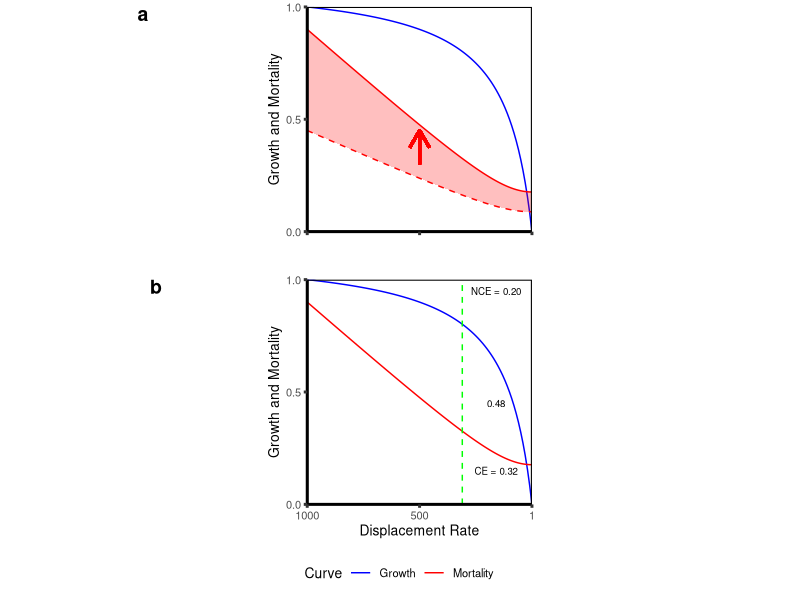
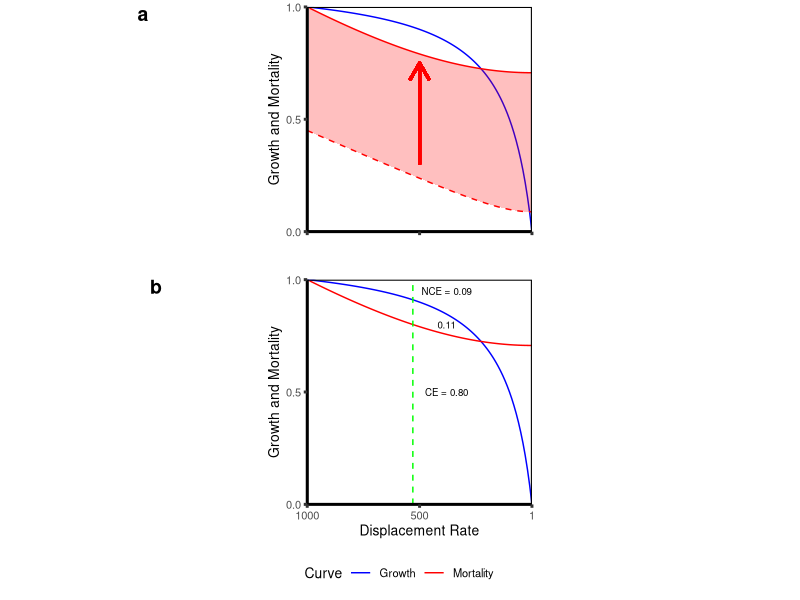
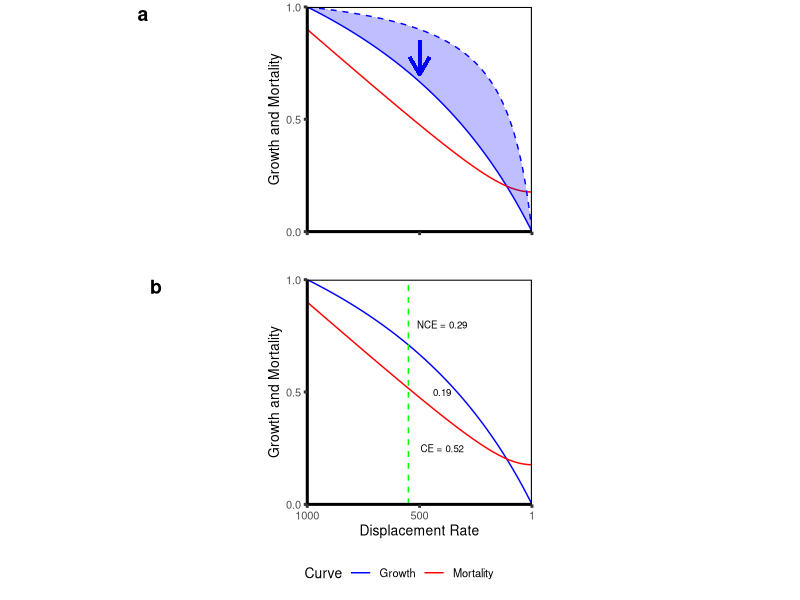
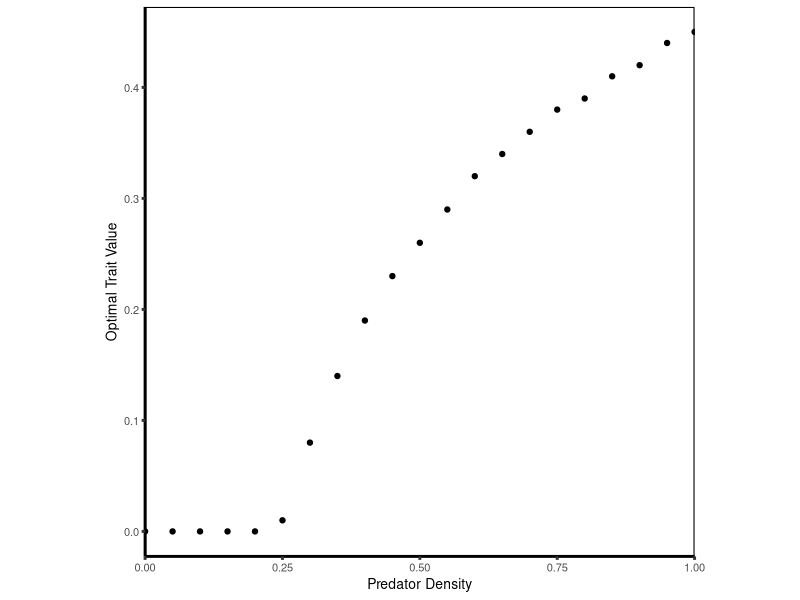

Write R code to recreate these figures, in order.
## ---- chunk 1
# Generating the baseline curves
trait.vec <- seq(0, 1, by = 0.01)
speed.vec <- 1 - trait.vec


# These formulas are simplified by setting some of the values as constants
# r is always assumed to be 1, while k, s, and v are manipulated values
pred.curve <- function(k, v, s){
  k*sqrt(v^2 + s^2)
}

# R is always assumed to be 1, while s and h are manipulated values
growth.curve <- function(s, R, h){
  (R * s)/(1 + s*R*h)
}


# Build growth curves, for h = 0, 0.5, 1, 2
R_val <- 1

growthcurve.df <- as.data.frame(mat.or.vec(length(speed.vec), 5))
colnames(growthcurve.df) <- c("s", "h_0", "h_0.5", "h_1", "h_2")
growthcurve.df$s <- trait.vec
growthcurve.df$h_0 <- growth.curve(s = growthcurve.df$s, R = R_val, h = 0)
growthcurve.df$h_0.5 <- growth.curve(s = growthcurve.df$s, R = R_val, h = 0.5)
growthcurve.df$h_1 <- growth.curve(s = growthcurve.df$s, R = R_val, h = 1)
growthcurve.df$h_2 <- growth.curve(s = growthcurve.df$s, R = R_val, h = 2)


# Build cost curves, for v = 0, 0.5, 1, 2
k_val <- 1

mortcurve.df <- as.data.frame(mat.or.vec(length(speed.vec), 5))
colnames(mortcurve.df) <- c("s", "v_0", "v_0.5", "v_1", "v_2")
mortcurve.df$s <- trait.vec
mortcurve.df$v_0 <- pred.curve(k = k_val, v = 0, s = mortcurve.df$s)
mortcurve.df$v_0.5 <- pred.curve(k = k_val, v = 0.5, s = mortcurve.df$s)
mortcurve.df$v_1 <- pred.curve(k = k_val, v = 1, s = mortcurve.df$s)
mortcurve.df$v_2 <- pred.curve(k = k_val, v = 2, s = mortcurve.df$s)
## ---- chunk 2
# Combine the two to generate IREF figures

# This is the baseline scenario
baseline.df <- as.data.frame( mat.or.vec( length( speed.vec ), 6) )
colnames(baseline.df) <- c("trait", "speed", "growth_curve", "mort_curve", "fitness", "NCE_CE")
baseline.df$trait <- trait.vec
baseline.df$speed <- speed.vec
h_val <- 8
R_val <- 1
cost_constant_val <- 9
v_val <- 0.2
k_val <- 0.45
pred_constant_val <- 0.98058

baseline.df$growth_curve <- cost_constant_val * growth.curve( s = baseline.df$speed, R = R_val, h = h_val ) # Growth curve
baseline.df$mort_curve <- pred_constant_val * pred.curve( k = k_val, v = v_val, s = baseline.df$speed ) # Mortality curve
baseline.df$fitness <- baseline.df$growth_curve - baseline.df$mort_curve # fitness
baseline.df$NCE_CE <- (1 - baseline.df$growth_curve)/baseline.df$mort_curve # NCE/CE

baseline_optim <- baseline.df$trait[which(baseline.df$fitness == max(baseline.df$fitness))]
baseline_optim_fitness <- baseline.df$fitness[which(baseline.df$fitness == max(baseline.df$fitness))]
baseline_optim_CE <- baseline.df$mort_curve[which(baseline.df$fitness == max(baseline.df$fitness))]
baseline_optim_NCE <- 1 - baseline_optim_CE - baseline_optim_fitness



# Grant figures *appear* to be these params for predator density
# Predator density (k_val) is doubled
preddens.df <- as.data.frame( mat.or.vec( length( speed.vec ), 6) )
colnames(preddens.df) <- c("trait", "speed", "growth_curve", "mort_curve", "fitness", "NCE_CE")
preddens.df$trait <- trait.vec
preddens.df$speed <- speed.vec
h_val <- 8
R_val <- 1
cost_constant_val <- 9
v_val <- 0.2 
k_val <- 0.9 
pred_constant_val <- 0.98058

preddens.df$growth_curve <- cost_constant_val * growth.curve( s = preddens.df$speed, R = R_val, h = h_val ) # Growth curve
preddens.df$mort_curve <- pred_constant_val * pred.curve( k = k_val, v = v_val, s = preddens.df$speed ) # Mortality curve
preddens.df$fitness <- preddens.df$growth_curve - preddens.df$mort_curve # fitness
preddens.df$NCE_CE <- (1 - preddens.df$growth_curve)/preddens.df$mort_curve # NCE/CE

preddens_optim <- preddens.df$trait[which(preddens.df$fitness == max(preddens.df$fitness))]
preddens_optim_fitness <- preddens.df$fitness[which(preddens.df$fitness == max(preddens.df$fitness))]
preddens_optim_CE <- preddens.df$mort_curve[which(preddens.df$fitness == max(preddens.df$fitness))]
preddens_optim_NCE <- 1 - preddens_optim_CE - preddens_optim_fitness


# These *appear* to be the params for foraging mode
# v is five times higher, but k is also (more than) doubled? why?
predmode.df <- as.data.frame( mat.or.vec( length( speed.vec ), 6) )
colnames(predmode.df) <- c("trait", "speed", "growth_curve", "mort_curve", "fitness", "NCE_CE")
predmode.df$trait <- trait.vec
predmode.df$speed <- speed.vec
h_val <- 8
R_val <- 1
cost_constant_val <- 9
v_val <- 1 # this value changes between the baseline and this one, not sure why
k_val <- 1 # This changes from 0.45, which I think is where the change in predator density is coming from
pred_constant_val <- 0.7071068 # this constant changes too, also not sure why


predmode.df$growth_curve <- cost_constant_val * growth.curve( s = predmode.df$speed, R = R_val, h = h_val ) # Growth curve
predmode.df$mort_curve <- pred_constant_val * pred.curve( k = k_val, v = v_val, s = predmode.df$speed ) # Mortality curve
predmode.df$fitness <- predmode.df$growth_curve - predmode.df$mort_curve # fitness
predmode.df$NCE_CE <- (1 - predmode.df$growth_curve)/predmode.df$mort_curve # NCE/CE

predmode_optim <- predmode.df$trait[which(predmode.df$fitness == max(predmode.df$fitness))]
predmode_optim_fitness <- predmode.df$fitness[which(predmode.df$fitness == max(predmode.df$fitness))]
predmode_optim_CE <- predmode.df$mort_curve[which(predmode.df$fitness == max(predmode.df$fitness))]
predmode_optim_NCE <- 1 - predmode_optim_CE - predmode_optim_fitness


# And these *appear* to be the params for resource intake rate
# h is reduced to 1/8 of its original value
# k remains double the baseline, not sure why
prey_h.df <- as.data.frame( mat.or.vec( length( speed.vec ), 6) )
colnames(prey_h.df) <- c("trait", "speed", "growth_curve", "mort_curve", "fitness", "NCE_CE")
prey_h.df$trait <- trait.vec
prey_h.df$speed <- speed.vec
h_val <- 1
R_val <- 1
cost_constant_val <- 2
v_val <- 0.2 
k_val <- 0.9 
pred_constant_val <- 0.98058 

prey_h.df$growth_curve <- cost_constant_val * growth.curve( s = prey_h.df$speed, R = R_val, h = h_val ) # Growth curve
prey_h.df$mort_curve <- pred_constant_val * pred.curve( k = k_val, v = v_val, s = prey_h.df$speed ) # Mortality curve
prey_h.df$fitness <- prey_h.df$growth_curve - prey_h.df$mort_curve # fitness
prey_h.df$NCE_CE <- (1 - prey_h.df$growth_curve)/prey_h.df$mort_curve # NCE/CE

prey_h_optim <- prey_h.df$trait[which(prey_h.df$fitness == max(prey_h.df$fitness))]
prey_h_optim_fitness <- prey_h.df$fitness[which(prey_h.df$fitness == max(prey_h.df$fitness))]
prey_h_optim_CE <- prey_h.df$mort_curve[which(prey_h.df$fitness == max(prey_h.df$fitness))]
prey_h_optim_NCE <- 1 - prey_h_optim_CE - prey_h_optim_fitness
## ---- chunk 3
library(ggplot2)
library(cowplot)

# Fig. 1
fig1_a.plot <- ggplot( data = baseline.df, aes( x = trait ) ) +
  geom_smooth( aes( y = growth_curve ), se = FALSE, color = "blue" ) +
  geom_smooth( aes( y = mort_curve ), se = FALSE, color = "red", linetype = "dashed" ) +
  theme_classic( base_size = 10, base_line_size = 1 ) + 
  ylab("Growth and Mortality") +
  xlab("Displacement Rate") +
  scale_x_continuous(expand = c(0, 0), breaks = c(0, 0.5, 1), labels = c(1000, 500, 1) ) + 
  scale_y_continuous(expand = c(0, 0), limits = c(0, 1), breaks = c(0, 0.5, 1) ) +
  annotate( "text", x = 0.25, y = 0.85, label = "Growth", size = 8/.pt  ) +
  annotate( "text", x = 0.5, y = 0.35, label = "Mortality", size = 8/.pt  ) +
  theme( panel.border = element_rect( color = "black", fill = NA, linewidth = 0.75 ), aspect.ratio = 1 )

fig1_b.plot <- ggplot( data = baseline.df, aes( x = trait ) ) +
  geom_smooth( aes( y = growth_curve, color = "Growth"  ), se = FALSE) +
  geom_smooth( aes( y = mort_curve, color = "Mortality"), se = FALSE, linetype = "dashed" ) +
  geom_smooth( aes( y = fitness, color = "Fitness"), se = FALSE ) +
  theme_classic( base_size = 10, base_line_size = 1 ) + 
  ylab("Growth and Mortality") +
  xlab("Displacement Rate") +
  geom_vline( xintercept = baseline_optim,  size = 0.5, linetype = "dashed", colour = "green" ) +
  annotate( "text", x = 0.3, y = 0.7, label = "Fitness", size = 8/.pt  ) +
  annotate( "text", x = 0.35, y = 0.1, label = "Optimal Trait", size = 8/.pt  ) +
  scale_x_continuous(expand = c(0, 0), breaks = c(0, 0.5, 1), labels = c(1000, 500, 1) ) + 
  scale_y_continuous(expand = c(0, 0), limits = c(0, 1), breaks = c(0, 0.5, 1) ) +
  scale_colour_manual(name = "Curve", values = c("green", "blue", "red")) +
  theme( panel.border = element_rect( color = "black", fill = NA, linewidth = 0.75 ), aspect.ratio = 1,
         axis.title.y = element_blank(), legend.position = "bottom" )

fig1_c.plot <- ggplot( data = baseline.df, aes( x = trait ) ) +
  geom_smooth( aes( y = growth_curve ), color = "blue", se = FALSE ) +
  geom_smooth( aes( y = mort_curve ), color = "red", se = FALSE, linetype = "dashed" ) +
  theme_classic( base_size = 10, base_line_size = 1 ) + 
  ylab("Growth and Mortality") +
  xlab("Displacement Rate") +
  geom_vline( xintercept = baseline_optim,  size = 0.5, linetype = "dashed", colour = "green" ) +
  annotate( "text", x = baseline_optim + 0.15, y = 0.95, label = "NCE = 0.12", size = 7/.pt  ) +
  annotate( "text", x = baseline_optim + 0.15, y = 0.55, label = "0.66", size = 7/.pt  ) +
  annotate( "text", x = baseline_optim + 0.15, y = 0.075, label = "CE = 0.22", size = 7/.pt  ) +
  scale_x_continuous(expand = c(0, 0), breaks = c(0, 0.5, 1), labels = c(1000, 500, 1) ) + 
  scale_y_continuous(expand = c(0, 0), limits = c(0, 1), breaks = c(0, 0.5, 1) ) +
  theme( panel.border = element_rect( color = "black", fill = NA, linewidth = 0.75 ), aspect.ratio = 1,
         axis.title.y = element_blank() )


get_legend_35 <- function(plot) {
  # return all legend candidates
  legends <- get_plot_component(plot, "guide-box", return_all = TRUE)
  # find non-zero legends
  nonzero <- vapply(legends, \(x) !inherits(x, "zeroGrob"), TRUE)
  idx <- which(nonzero)
  # return first non-zero legend if exists, and otherwise first element (which will be a zeroGrob) 
  if (length(idx) > 0) {
    return(legends[[idx[1]]])
  } else {
    return(legends[[1]])
  }
}

fig1.legend <- get_legend_35(fig1_b.plot)
fig1_b.plot <- fig1_b.plot + theme(legend.position = "none")

fig1.plot <- plot_grid( fig1_a.plot, fig1_b.plot, fig1_c.plot, ncol = 3, labels = "auto", label_y = 0.75, align = c("hv") )
fig1.plot <- plot_grid( fig1.plot, fig1.legend, rel_heights = c(1, 0.1), ncol = 1)

# ggsave("fig1.png", plot = fig1.plot, dpi = 300)

## ---- chunk 4
# Fig. 2 - predator density
preddens.df <- cbind(preddens.df, baseline.df$mort_curve)
colnames(preddens.df) <- c("trait", "speed", "growth_curve", "mort_curve", "fitness", "NCE_CE", "mort_baseline")

preddens_1.plot <- ggplot( data = preddens.df, aes( x = trait ) ) +
  geom_line( aes( y = growth_curve ), color = "blue" ) +
  geom_line( aes( y = mort_curve ), color = "red", linetype = "solid" ) +
  geom_line( aes( y = mort_baseline ), color = "red", linetype = "dashed" ) +
  geom_ribbon( aes( ymin = mort_curve, ymax = mort_baseline ), fill = "red", alpha = 0.25 )  +
  geom_segment(aes( x = 0.5, y = 0.3, xend = 0.5, yend = 0.45), arrow = arrow(length = unit(0.5, "cm") ), color = "red", size = 1 ) +
  theme_classic( base_size = 10, base_line_size = 1 ) + 
  ylab("Growth and Mortality") +
  xlab("Displacement Rate") +
  scale_x_continuous(expand = c(0, 0), breaks = c(0, 0.5, 1), labels = c(1000, 500, 1) ) + 
  scale_y_continuous(expand = c(0, 0), limits = c(0, 1), breaks = c(0, 0.5, 1) ) +
  theme( panel.border = element_rect( color = "black", fill = NA, linewidth = 0.75 ), aspect.ratio = 1,
         axis.title.x = element_blank(),
         axis.text.x = element_blank() )

preddens_2.plot <- ggplot( data = preddens.df, aes( x = trait ) ) +
  geom_line( aes( y = growth_curve, colour = "Growth" ), ) +
  geom_line( aes( y = mort_curve, colour = "Mortality" ), linetype = "solid" ) +
  theme_classic( base_size = 10, base_line_size = 1 ) + 
  ylab("Growth and Mortality") +
  xlab("Displacement Rate") +
  geom_vline( xintercept = preddens_optim,  size = 0.5, linetype = "dashed", colour = "green" ) +
  annotate( "text", x = preddens_optim + 0.15, y = 0.95, label = "NCE = 0.20", size = 7/.pt  ) +
  annotate( "text", x = preddens_optim + 0.15, y = 0.45, label = "0.48", size = 7/.pt  ) +
  annotate( "text", x = preddens_optim + 0.15, y = 0.15, label = "CE = 0.32", size = 7/.pt  ) +
  scale_x_continuous(expand = c(0, 0), breaks = c(0, 0.5, 1), labels = c(1000, 500, 1) ) + 
  scale_y_continuous(expand = c(0, 0), limits = c(0, 1), breaks = c(0, 0.5, 1) ) +
  scale_colour_manual(name = "Curve", values = c("blue", "red")) +
  theme( panel.border = element_rect( color = "black", fill = NA, linewidth = 0.75 ), aspect.ratio = 1 ) +
  theme( legend.position = "bottom" )

preddens.legend <- get_legend_35(preddens_2.plot)
preddens_2.plot <- preddens_2.plot + theme( legend.position = "none" )

preddens.fig <- plot_grid( preddens_1.plot, preddens_2.plot, ncol = 1, labels = "auto", hjust = -12.5, align = c("hv") )
preddens.fig <- plot_grid( preddens.fig, preddens.legend, ncol = 1, rel_heights = c(1, 0.1) )

ggsave("fig2.png", plot = preddens.fig, dpi = 300)
## ---- chunk 5
# Fig. 3 - predator hunting mode
predmode.df <- cbind(predmode.df, baseline.df$mort_curve)
colnames(predmode.df) <- c("trait", "speed", "growth_curve", "mort_curve", "fitness", "NCE_CE", "mort_baseline")

predmode_1.plot <- ggplot( data = predmode.df, aes( x = trait ) ) +
  geom_line( aes( y = growth_curve ), color = "blue" ) +
  geom_line( aes( y = mort_curve ), color = "red", linetype = "solid" ) +
  geom_line( aes( y = mort_baseline ), color = "red", linetype = "dashed" ) +
  geom_ribbon( aes( ymin = mort_curve, ymax = mort_baseline ), fill = "red", alpha = 0.25 )  +
  geom_segment(aes( x = 0.5, y = 0.3, xend = 0.5, yend = 0.75), arrow = arrow(length = unit(0.5, "cm") ), color = "red", size = 1 ) +
  theme_classic( base_size = 10, base_line_size = 1 ) + 
  ylab("Growth and Mortality") +
  xlab("Displacement Rate") +
  scale_x_continuous(expand = c(0, 0), breaks = c(0, 0.5, 1), labels = c(1000, 500, 1) ) + 
  scale_y_continuous(expand = c(0, 0), limits = c(0, 1), breaks = c(0, 0.5, 1) ) +
  theme( panel.border = element_rect( color = "black", fill = NA, linewidth = 0.75 ), aspect.ratio = 1,
         axis.title.x = element_blank(),
         axis.text.x = element_blank() )

predmode_2.plot <- ggplot( data = predmode.df, aes( x = trait ) ) +
  geom_line( aes( y = growth_curve, colour = "Growth" ), ) +
  geom_line( aes( y = mort_curve, colour = "Mortality" ), linetype = "solid" ) +
  theme_classic( base_size = 10, base_line_size = 1 ) + 
  ylab("Growth and Mortality") +
  xlab("Displacement Rate") +
  geom_vline( xintercept = predmode_optim,  size = 0.5, linetype = "dashed", colour = "green" ) +
  annotate( "text", x = predmode_optim + 0.15, y = 0.95, label = "NCE = 0.09", size = 7/.pt  ) +
  annotate( "text", x = predmode_optim + 0.15, y = 0.8, label = "0.11", size = 7/.pt  ) +
  annotate( "text", x = predmode_optim + 0.15, y = 0.5, label = "CE = 0.80", size = 7/.pt  ) +
  scale_x_continuous(expand = c(0, 0), breaks = c(0, 0.5, 1), labels = c(1000, 500, 1) ) + 
  scale_y_continuous(expand = c(0, 0), limits = c(0, 1), breaks = c(0, 0.5, 1) ) +
  scale_colour_manual(name = "Curve", values = c("blue", "red")) +
  theme( panel.border = element_rect( color = "black", fill = NA, linewidth = 0.75 ), aspect.ratio = 1 ) +
  theme( legend.position = "bottom" )

predmode.legend <- get_legend_35(predmode_2.plot)
predmode_2.plot <- predmode_2.plot + theme( legend.position = "none" )

predmode.fig <- plot_grid( predmode_1.plot, predmode_2.plot, ncol = 1, labels = "auto", hjust = -12.5, align = c("hv") )
predmode.fig <- plot_grid( predmode.fig, predmode.legend, ncol = 1, rel_heights = c(1, 0.1) )

ggsave("fig4.png", plot = predmode.fig, dpi = 300)
## ---- chunk 6
prey_h.df <- cbind(prey_h.df, baseline.df$growth_curve)
colnames(prey_h.df) <- c("trait", "speed", "growth_curve", "mort_curve", "fitness", "NCE_CE", "growth_baseline")

# Fig. 4 - Prey handling time
prey_h_1.plot <- ggplot( data = prey_h.df, aes( x = trait ) ) +
  geom_line( aes( y = growth_curve ), color = "blue" ) +
  geom_line( aes( y = mort_curve ), color = "red", linetype = "solid" ) +
  geom_line( aes( y = growth_baseline ), color = "blue", linetype = "dashed" ) +
  geom_ribbon( aes( ymin = growth_baseline, ymax = growth_curve ), fill = "blue", alpha = 0.25 )  +
  geom_segment(aes( x = 0.5, y = 0.85, xend = 0.5, yend = 0.7), arrow = arrow(length = unit(0.5, "cm") ), color = "blue", size = 1 ) +
  theme_classic( base_size = 10, base_line_size = 1 ) + 
  ylab("Growth and Mortality") +
  xlab("Displacement Rate") +
  scale_x_continuous(expand = c(0, 0), breaks = c(0, 0.5, 1), labels = c(1000, 500, 1) ) + 
  scale_y_continuous(expand = c(0, 0), limits = c(0, 1), breaks = c(0, 0.5, 1) ) +
  theme( panel.border = element_rect( color = "black", fill = NA, linewidth = 0.75 ), aspect.ratio = 1,
         axis.title.x = element_blank(),
         axis.text.x = element_blank() )

prey_h_2.plot <- ggplot( data = prey_h.df, aes( x = trait ) ) +
  geom_line( aes( y = growth_curve, colour = "Growth" ), ) +
  geom_line( aes( y = mort_curve, colour = "Mortality" ), linetype = "solid" ) +
  theme_classic( base_size = 10, base_line_size = 1 ) + 
  ylab("Growth and Mortality") +
  xlab("Displacement Rate") +
  geom_vline( xintercept = prey_h_optim,  size = 0.5, linetype = "dashed", colour = "green" ) +
  annotate( "text", x = prey_h_optim + 0.15, y = 0.8, label = "NCE = 0.29", size = 7/.pt  ) +
  annotate( "text", x = prey_h_optim + 0.15, y = 0.5, label = "0.19", size = 7/.pt  ) +
  annotate( "text", x = prey_h_optim + 0.15, y = 0.25, label = "CE = 0.52", size = 7/.pt  ) +
  scale_x_continuous(expand = c(0, 0), breaks = c(0, 0.5, 1), labels = c(1000, 500, 1) ) + 
  scale_y_continuous(expand = c(0, 0), limits = c(0, 1), breaks = c(0, 0.5, 1) ) +
  scale_colour_manual(name = "Curve", values = c("blue", "red")) +
  theme( panel.border = element_rect( color = "black", fill = NA, linewidth = 0.75 ), aspect.ratio = 1 ) +
  theme( legend.position = "bottom" )

prey_h.legend <- get_legend_35(prey_h_2.plot)
prey_h_2.plot <- prey_h_2.plot + theme( legend.position = "none" )

prey_h.fig <- plot_grid( prey_h_1.plot, prey_h_2.plot, ncol = 1, labels = "auto", hjust = -12.5, align = c("hv") )
prey_h.fig <- plot_grid( prey_h.fig, prey_h.legend, ncol = 1, rel_heights = c(1, 0.1) )

ggsave("fig5.png", plot = prey_h.fig, dpi = 300)
## ---- chunk 7

threshold.df <- as.data.frame( mat.or.vec( length( speed.vec ), 6) )
colnames(threshold.df) <- c("trait", "speed", "growth_curve", "mort_curve", "fitness", "NCE_CE")
threshold.df$trait <- trait.vec
threshold.df$speed <- speed.vec
h_val <- 8
R_val <- 1
cost_constant_val <- 9
v_val <- 1
k_val <- 0.45
pred_constant_val <- 1.41421
p_vec <- seq(0, 1, by = 0.05)

thresh_plot.df <- as.data.frame( mat.or.vec( length(p_vec), 3 ) )
colnames(thresh_plot.df) <- c("preddens", "optim", "relstr")


for (i in 1:length(p_vec)){
  
threshold.df$growth_curve <- cost_constant_val * growth.curve( s = threshold.df$speed, R = R_val, h = h_val ) # Growth curve
threshold.df$mort_curve <- pred_constant_val * p_vec[i] * pred.curve( k = k_val, v = v_val, s = threshold.df$speed ) # Mortality curve
threshold.df$fitness <- threshold.df$growth_curve - threshold.df$mort_curve # fitness
threshold.df$NCE_CE <- (1 - threshold.df$growth_curve)/threshold.df$mort_curve # NCE/CE

thresh_plot.df$preddens[i] <- p_vec[i]
thresh_plot.df$optim[i] <- threshold.df$trait[which(threshold.df$fitness == max(threshold.df$fitness))]
thresh_plot.df$relstr[i] <- (1 - threshold.df$growth_curve[which(threshold.df$fitness == max(threshold.df$fitness))])/((1 - threshold.df$growth_curve[which(threshold.df$fitness == max(threshold.df$fitness))]) + threshold.df$mort_curve[which(threshold.df$fitness == max(threshold.df$fitness))])
}

thresh.plot <- ggplot( data = thresh_plot.df, aes( x = preddens, y = optim ) ) +
  geom_point( ) +
  theme_classic( base_size = 10, base_line_size = 1 ) + 
  ylab("Optimal Trait Value") +
  xlab("Predator Density") +
  scale_x_continuous(expand = c(0, 0) ) + 
  theme( panel.border = element_rect( color = "black", fill = NA, linewidth = 0.75 ), aspect.ratio = 1)

ggsave("fig3.png", plot = thresh.plot, dpi = 300)
